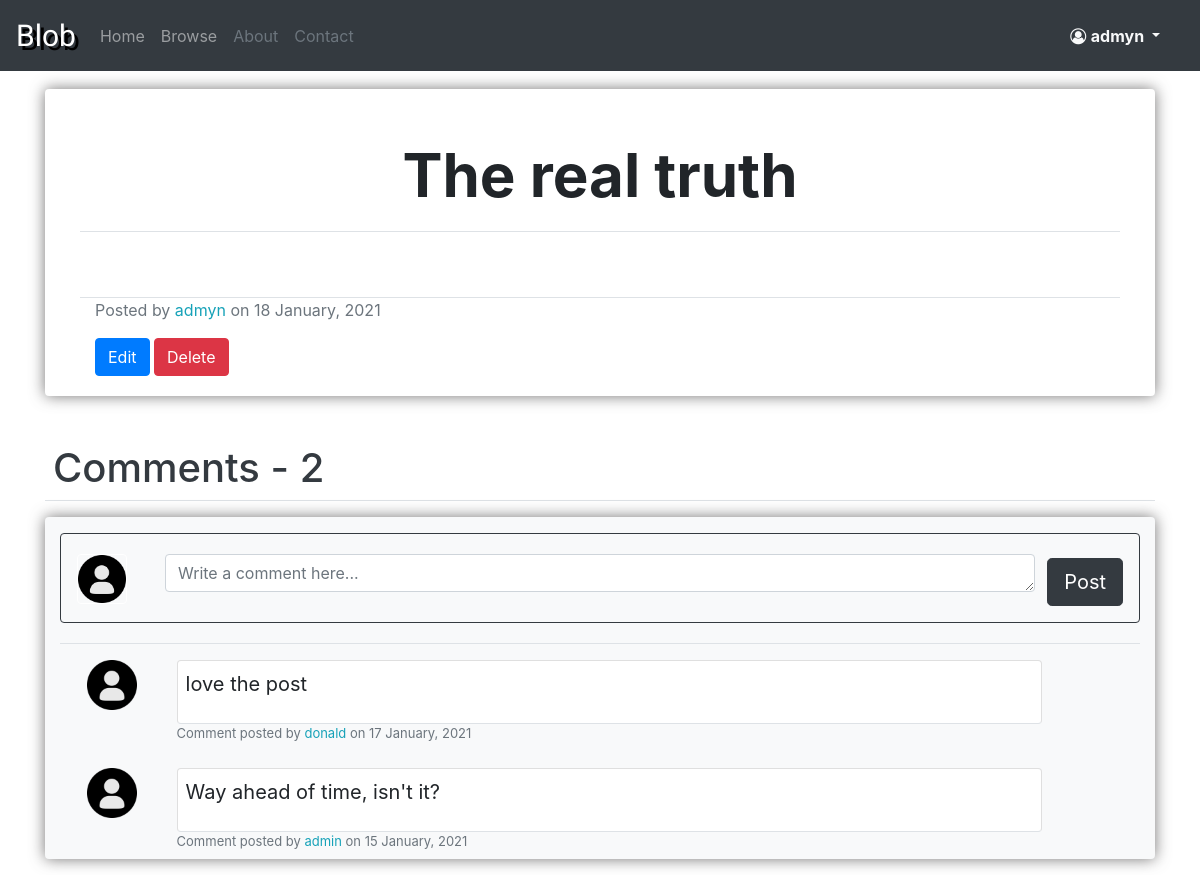
The page /post/10/ (signed in) on the database its author committed.
### blog/models.py (models this page shows, shortened)
class Post(models.Model):
    title = models.CharField(max_length = 100)
    content = tinymce_models.HTMLField()
    date = models.DateTimeField(default=timezone.now)
    author = models.ForeignKey(User, on_delete=models.CASCADE)

class Comment(models.Model):
    author = models.ForeignKey(User, on_delete=models.CASCADE)
    post = models.ForeignKey(Post, on_delete=models.CASCADE)
    content = models.TextField(max_length=250)
    date = models.DateTimeField(default=timezone.now)

### blog/views/post_views.py (the view)
# urls.py: path('post/<int:pk>/', views.post_view, name='blog-post-view'),
def post_view(request, pk):
    found_post = get_object_or_404(Post, pk=pk)
    comments = Comment.objects.filter(post=found_post).order_by("-date")
    if request.method == "POST":
        comment_form = CommentCreationForm(request.POST)
        if comment_form.is_valid():
            created_comment = comment_form.save(commit=False)
            created_comment.author = request.user
            created_comment.post = found_post
            created_comment.save()
            return redirect(request.path)
    else:
        comment_form = CommentCreationForm()
    context = {
        "post": found_post,
        "comments": comments,
        "form": comment_form,
        "comments_count": comments.count(),
        "title": found_post.title,
    }
    return render(request, "blog/posts/post_view.html", context)

### blog/forms.py
class CommentCreationForm(forms.ModelForm):
    class Meta:
        model = Comment
        fields = ["content"]
        widgets = {
            'content': forms.Textarea(attrs={'rows': 1, 'placeholder':'Write a comment here...','class':'form-control'}),
        }

### account/models.py (called while the page is built)
    def get_picture(self):
        if os.path.exists(self.picture.path):
            return self.picture.url
        return DEFAULT_PICTURE_URL

### blog/templates/blog/posts/post_view.html (shortened to what this page needs)
{% extends "blog/basic.html" %}
{% load crispy_forms_tags %}
{% block dependencies %}
    {% load static %}
    <link rel="stylesheet" type="text/css" href="{% static 'blog/postStyle.css' %}">
{% endblock dependencies %}
{% block content_big %}
    <div class="post-detail rounded">
        <div class="row mb-5 border-bottom ">
            <div class="col-md">
                <h1 class="post-title">
                    {{ post.title }}
                </h1>
            </div>
        </div>
        <div class="row">
            <div class="col-md ">
            </div>
        </div>
        <div class="row border-bottom mt-3">
        </div>
        <div class="row">
            <div class="col-md">
                <div class="text-muted">
                    Posted by <a href="{% url 'account-profile-inspect' post.author.id %}" class="text-info"> {{ post.author.username }} </a> on
                    {{ post.date|date:"d F, Y" }}
                </div>
            </div>
        </div>
        <div class="row mt-3">
            <div class="col-md">
                {% if user == post.author %}
                    <a class="btn btn-primary" href="{% url 'blog-post-edit' post.id %}"> Edit </a>
                    <a class="btn btn-danger" href="{% url 'blog-post-delete' post.id %}"> Delete </a>
                {% endif %}
            </div>
        </div>
    </div>
    <div class="mt-5 border-bottom">
        <h1 class="text-dark ml-2 ">Comments - <span class="" > {{ comments_count }}</span> </h1>
    </div>
    <div class="post-comment-section mt-3 container bg-light rounded">
        <div class="row mt-2 ">
            <div class="col-md">
                {% if user.is_authenticated %}
                    <div class="col-md mt-3 mb-3 rounded border border-dark p-2">
                        <form method="post" class="mt-1 " >
                            <div class="form-row  p-2">
                                <div class="col-md-1">
                                    <img class="rounded border border-white" src="{{ user.profile.get_picture }}" width="50" height="50" alt="Picture">
                                </div>
                                <div class="col-md">
                                    <fieldset class="">
                                        {{ form.content }}
                                    </fieldset>
                                </div>
                                <div class="col-md-1">
                                    <fieldset class="">
                                        <button class="btn btn-dark btn-lg mt-1 pull-right" type="submit"> Post </button>
                                    </fieldset>
                                </div>
                            </div>
                        </form>
                    </div>
                {% else %}
                    <div class="col-md mt-3 mb-3 rounded border border-dark p-2 text-center">
                        <h4>
                            You have to be <a href="{% url 'login' %}?next={{ request.path }}" class="text-info">logged in</a>  to comment.
                        </h4>
                    </div>
                {% endif %}
            </div>
        </div>
        <div class="mt-1 border-top">
            {% for comment in comments %}
                <div class="row mt-2 p-2 ml-1 ">
                    <div class="col-md-1">
                        <img class="rounded" src="{{ comment.author.profile.get_picture }}" width="50" height="50" alt="Picture">
                    </div>
                    <div class="col-md">
                        <div class="card comment-content border-bottom p-2 bg-white rounded ">
                            <div style="word-break: break-word;">
                                <p class="text-break">
                                    {{ comment.content }}
                                </p>
                            </div>
                        </div>
                        <div class="text-muted comment-detail">
                            Comment posted by <a href="{% url 'account-profile-inspect' comment.author.id %}" class="text-info">{{ comment.author.username }}</a> on {{ comment.date|date:"d F, Y"}}
                        </div>
                    </div>
                    <div class="col-md-1">
                    </div>
                </div>
            {% endfor %}
        </div>
    </div>
{% endblock content_big %}

### blog/templates/blog/basic.html (shortened to what this page needs)
<!DOCTYPE html>
<html lang="en">
<head>
    <link rel="stylesheet" href="https://maxcdn.bootstrapcdn.com/bootstrap/4.0.0/css/bootstrap.min.css">
    <link rel="stylesheet" href="https://cdnjs.cloudflare.com/ajax/libs/font-awesome/4.7.0/css/font-awesome.min.css">
    {% load static %}
    <link rel="stylesheet" type="text/css" href="{% static 'blog/basicStyle.css' %}">
    {% block dependencies %}
    {% endblock dependencies %}
</head>
<body>
    <nav class="navbar navbar-expand-lg navbar-dark bg-dark">
        <a class="navbar-brand brand-name" href="{% url 'blog-home' %}">Blob</a>
        <div class="collapse navbar-collapse" id="navbarNav">
          <ul class="navbar-nav mr-auto">
            <li class="nav-item">
              <a class="nav-link" href="{% url 'blog-home' %}">Home</a>
            </li>
            <li class="nav-item">
              <a class="nav-link" href="{% url 'blog-browse' %}">Browse</a>
            </li>
            <li class="nav-item">
              <a class="nav-link text-muted" href="{% url 'blog-about' %}">About</a>
            </li>
            <li class="nav-item">
              <a class="nav-link text-muted" href="{% url 'blog-contacts' %}">Contact</a>
            </li>
          </ul>
          <ul class="navbar-nav mr-3 ">
            {% if user.is_authenticated %}
            <li class="nav-item dropdown ">
              <a class="nav-link dropdown-toggle text-light" href="#" id="navbarDropdown" role="button" data-toggle="dropdown" aria-haspopup="true" aria-expanded="false">
                <i class="fa fa-user-circle-o " aria-hidden="true"></i>
                <b> {{ user.username }} </b>
              </a>
            </li>
            {% endif %}
          </ul>
        </div>
      </nav>
    <div class="container mt-3">
        <div class="row">
            <div class="col md-8">
            </div>
        </div>
        <div class="row">
            <div class="col-md-2"></div>
            <div class="col-md-6">
            </div>
        </div>
        <div class="row">
          <div class="col-md">
              {% block content_big %}
              {% endblock content_big %}
          </div>
        </div>
    </div>
</body>
</html>

### blog/static/blog/basicStyle.css (style rules this page uses)
.brand-name { font-family: "Lobster"; font-size: 30px; color: white; text-shadow: 4px 4px #000; }

### blog/static/blog/postStyle.css (style rules this page uses)
.post-detail { box-shadow: 0px 0px 15px rgba(83, 82, 82, 0.795); padding-left: 50px; padding-right: 50px; padding-top: 50px; padding-bottom: 20px; }
.post-title { margin-bottom: 20px; font-size: 60px; font-weight: bold; text-align: center; }
.post-comment-section { box-shadow: 0px 0px 15px rgba(83, 82, 82, 0.795); }
.comment-content { font-size: 20px; }
.comment-detail { font-size: small; }

### rows shown on the page
Post: title "The real truth", author.username "admyn", date "18 January, 2021"
Comment: content "love the post", author.username "donald", date "17 January, 2021"
Comment: content "Way ahead of time, isn't it?", author.username "admin", date "15 January, 2021"

### other values the page prints
{{ user.username }} "admyn"
{{ comments_count }} "2"
